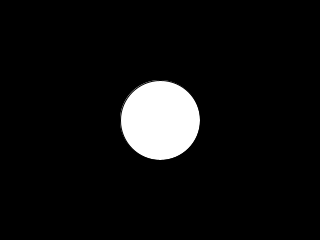
Frame 1 (no input)
Frame 60 (the mouse pressed at the canvas centre just before this capture): identical to frame 1, image omitted
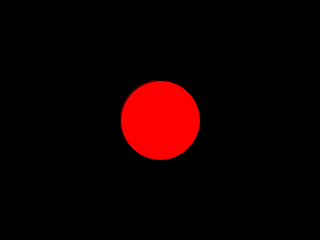
Frame 120 (the mouse held since frame 60 and released just before this capture)

The Processing sketch that drew these frames (run headless with seeded random() and noise(); from frame 60 on, the mouse is pressed at the canvas centre):

// Processing sketch: FindWithinCircle
// ── FindWithinCircle.pde
// Check if the mouse is within the circle

int elX, elY;
float d, r;

void setup(){
  size(320,240);
  elX = width/2;
  elY = height/2;
  d = (width/4);
  r = d/2;
}

void draw(){
  background(0);
  
  // check for radius a^2 + b^2 = c^2
  float a = abs(mouseX - elX);
  float b = abs(mouseY - elY);
  float c = sqrt((a*a)+(b*b));
  print("radius =" + r);
  println(" c = "+c);
  
  // if the hypoteneuse is 
  // larger than the radius  
  // paint white
  if(c > r) {
    fill(255);
  } 
  // else paint it red
  else {
    fill(255,0,0);
  }
  
  ellipse(elX, elY,d,d);
}
